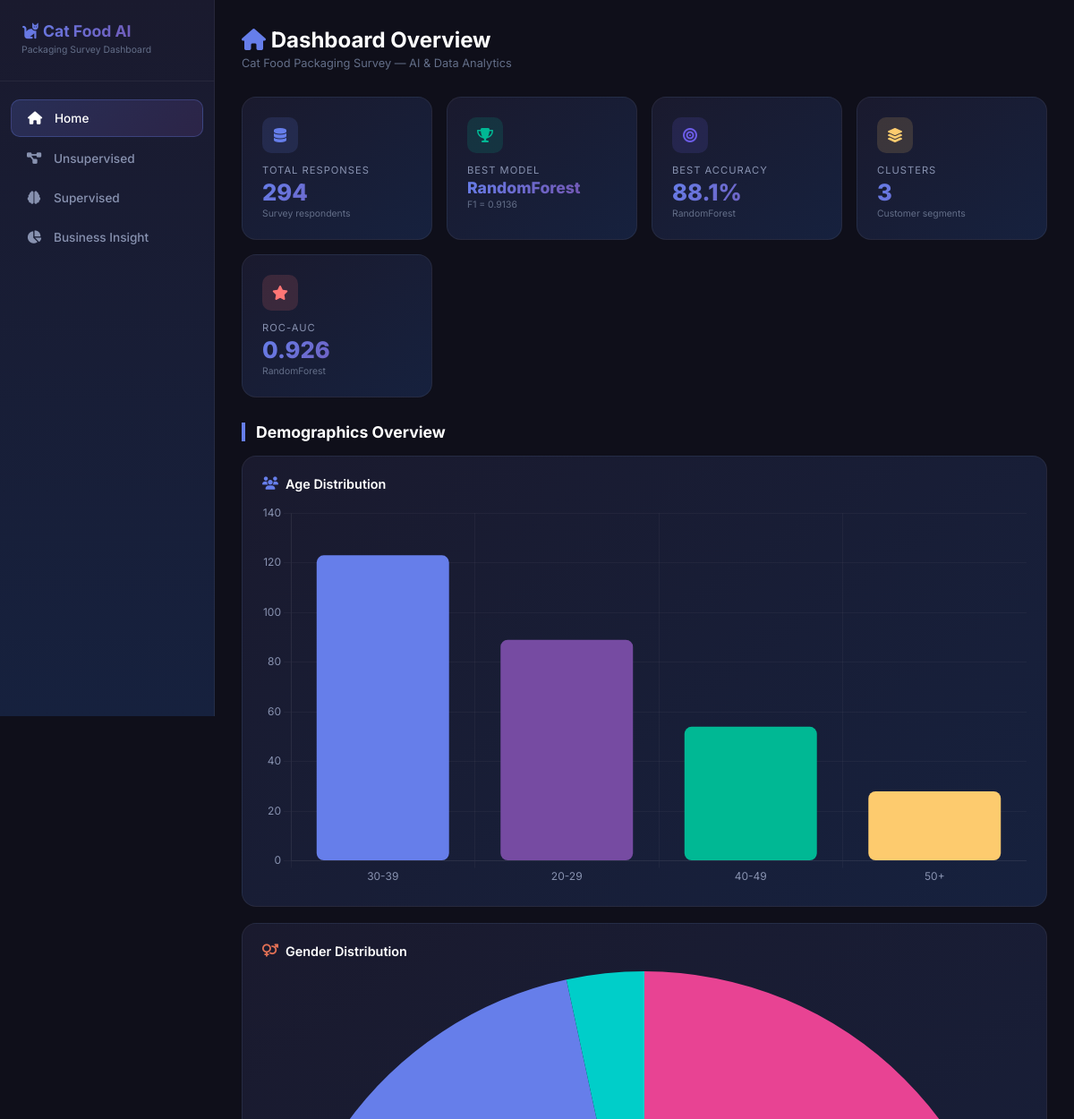
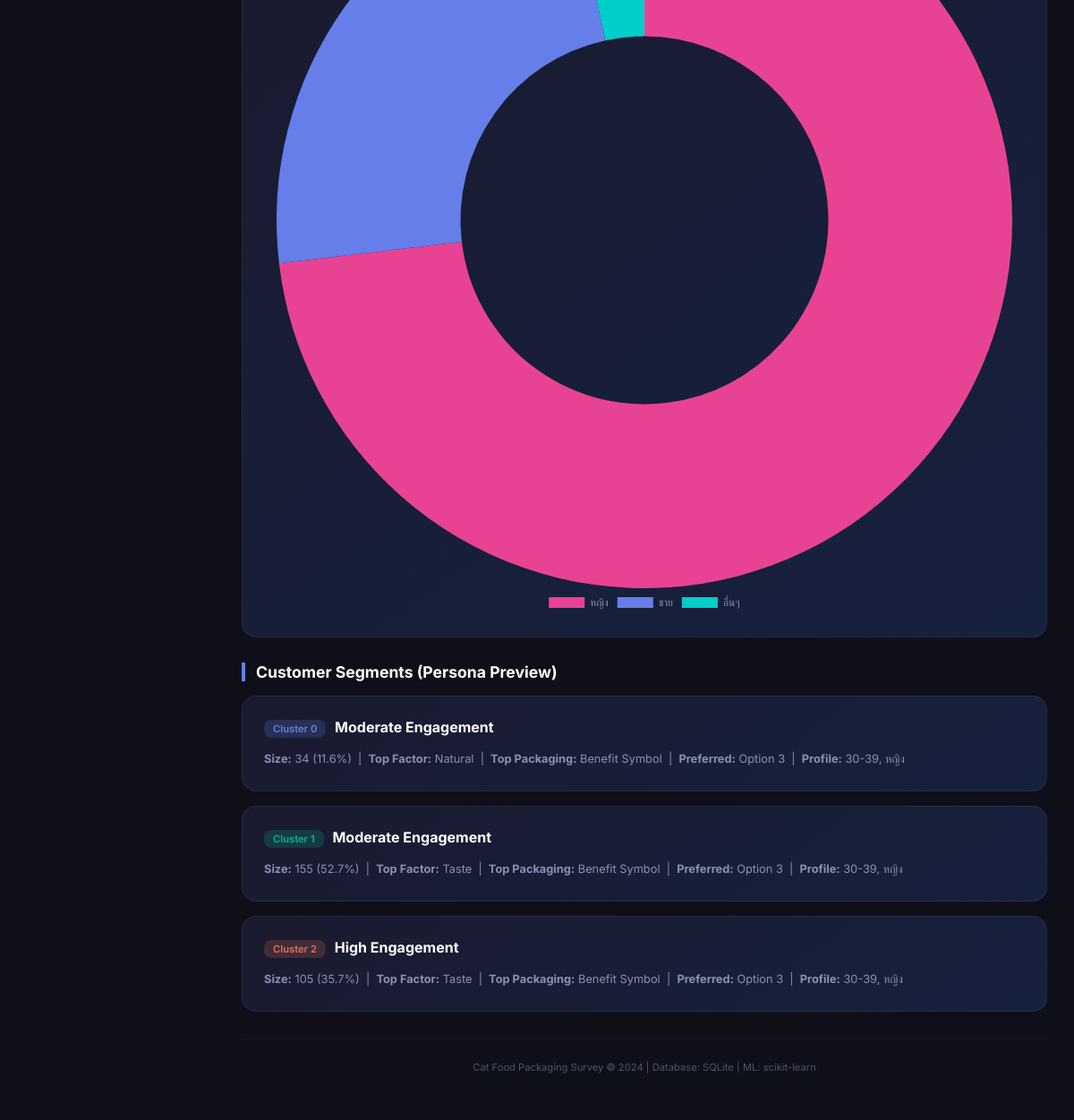
The page / on the database its author committed (2 pictures, top to bottom).
### tables this page shows
CREATE TABLE model_results (
            id INTEGER PRIMARY KEY AUTOINCREMENT,
            model_name TEXT NOT NULL,
            accuracy REAL, precision_score REAL, recall REAL,
            f1_score REAL, cv_accuracy REAL, roc_auc REAL,
            is_best INTEGER DEFAULT 0
        );

CREATE TABLE cluster_personas (
            cluster_id INTEGER PRIMARY KEY,
            name TEXT, size INTEGER, pct REAL,
            engagement TEXT, description TEXT,
            top_factor TEXT, top_pkg TEXT, top_option TEXT,
            age TEXT, gender TEXT,
            avg_factor REAL, avg_pkg REAL
        );

### app.py (the view)
@app.route("/")
def home():
    conn = get_db()
    total = conn.execute("SELECT COUNT(*) as c FROM survey_responses").fetchone()["c"]
    best = conn.execute("SELECT * FROM model_results WHERE is_best=1").fetchone()
    personas = conn.execute("SELECT * FROM cluster_personas ORDER BY cluster_id").fetchall()
    age = conn.execute("SELECT age, COUNT(*) as c FROM survey_responses GROUP BY age ORDER BY c DESC").fetchall()
    gender = conn.execute("SELECT gender, COUNT(*) as c FROM survey_responses GROUP BY gender ORDER BY c DESC").fetchall()
    conn.close()
    return render_template("home.html", total=total, best=dict(best), personas=[dict(p) for p in personas],
                           age=[dict(a) for a in age], gender=[dict(g) for g in gender])

### app.py (called while the page is built)
def get_db():
    conn = sqlite3.connect(DB_PATH)
    conn.row_factory = sqlite3.Row
    return conn

### templates/home.html (shortened to what this page needs)
{% extends "base.html" %}
{% block content %}
<div class="page-header">
    <h1><i class="fas fa-home" style="color:#667eea"></i> Dashboard Overview</h1>
    <p>Cat Food Packaging Survey — AI & Data Analytics</p>
</div>
<div class="cards">
    <div class="card">
        <div class="icon icon-blue"><i class="fas fa-database"></i></div>
        <div class="label">Total Responses</div>
        <div class="value">{{ total }}</div>
        <div class="sub">Survey respondents</div>
    </div>
    <div class="card">
        <div class="icon icon-green"><i class="fas fa-trophy"></i></div>
        <div class="label">Best Model</div>
        <div class="value" style="font-size:1.1rem">{{ best.model_name }}</div>
        <div class="sub">F1 = {{ "%.4f"|format(best.f1_score) }}</div>
    </div>
    <div class="card">
        <div class="icon icon-purple"><i class="fas fa-bullseye"></i></div>
        <div class="label">Best Accuracy</div>
        <div class="value">{{ "%.1f"|format(best.accuracy * 100) }}%</div>
        <div class="sub">{{ best.model_name }}</div>
    </div>
    <div class="card">
        <div class="icon icon-orange"><i class="fas fa-layer-group"></i></div>
        <div class="label">Clusters</div>
        <div class="value">3</div>
        <div class="sub">Customer segments</div>
    </div>
    <div class="card">
        <div class="icon icon-red"><i class="fas fa-star"></i></div>
        <div class="label">ROC-AUC</div>
        <div class="value">{{ "%.3f"|format(best.roc_auc) }}</div>
        <div class="sub">{{ best.model_name }}</div>
    </div>
</div>
<h2 class="section-title">Demographics Overview</h2>
<div class="grid-2">
    <div class="box">
        <h3><i class="fas fa-users" style="color:#667eea"></i> Age Distribution</h3>
        <canvas id="ageChart" class="mini-chart"></canvas>
    </div>
    <div class="box">
        <h3><i class="fas fa-venus-mars" style="color:#e17055"></i> Gender Distribution</h3>
        <canvas id="genderChart" class="mini-chart"></canvas>
    </div>
</div>
<h2 class="section-title">Customer Segments (Persona Preview)</h2>
{% for p in personas %}
<div class="persona-card">
    <h3><span class="tag tag-{{ p.cluster_id }}">Cluster {{ p.cluster_id }}</span> {{ p.engagement }}</h3>
    <p class="detail">
        <strong>Size:</strong> {{ p.size }} ({{ p.pct }}%) &nbsp;|&nbsp;
        <strong>Top Factor:</strong> {{ p.top_factor }} &nbsp;|&nbsp;
        <strong>Top Packaging:</strong> {{ p.top_pkg }} &nbsp;|&nbsp;
        <strong>Preferred:</strong> {{ p.top_option }} &nbsp;|&nbsp;
        <strong>Profile:</strong> {{ p.age }}, {{ p.gender }}
    </p>
</div>
{% endfor %}
{% endblock %}
{% block extra_js %}
<script>
new Chart(document.getElementById('ageChart'), {
    type: 'bar',
    data: {
        labels: [{% for a in age %}'{{ a.age }}'{{ "," if not loop.last }}{% endfor %}],
        datasets: [{
            data: [{% for a in age %}{{ a.c }}{{ "," if not loop.last }}{% endfor %}],
            backgroundColor: ['#667eea','#764ba2','#00b894','#fdcb6e'],
            borderRadius: 8, borderSkipped: false
        }]
    },
    options: { plugins: { legend: { display: false } }, scales: { y: { beginAtZero: true } } }
});
new Chart(document.getElementById('genderChart'), {
    type: 'doughnut',
    data: {
        labels: [{% for g in gender %}'{{ g.gender }}'{{ "," if not loop.last }}{% endfor %}],
        datasets: [{
            data: [{% for g in gender %}{{ g.c }}{{ "," if not loop.last }}{% endfor %}],
            backgroundColor: ['#e84393','#667eea','#00cec9'],
            borderWidth: 0
        }]
    },
    options: { plugins: { legend: { position: 'bottom' } } }
});
</script>
{% endblock %}

### templates/base.html (shortened to what this page needs)
<!DOCTYPE html>
<html lang="th">
<head>
    <link rel="stylesheet" href="https://cdnjs.cloudflare.com/ajax/libs/font-awesome/6.4.0/css/all.min.css">
</head>
<body>
<aside class="sidebar">
    <div class="logo">
        <h2><i class="fas fa-cat"></i> Cat Food AI</h2>
        <p>Packaging Survey Dashboard</p>
    </div>
    <nav>
        <a href="/" class="{{ 'active' if request.endpoint == 'home' }}"><i class="fas fa-home"></i> Home</a>
        <a href="/unsupervised" class="{{ 'active' if request.endpoint == 'unsupervised' }}"><i class="fas fa-project-diagram"></i> Unsupervised</a>
        <a href="/supervised" class="{{ 'active' if request.endpoint == 'supervised' }}"><i class="fas fa-brain"></i> Supervised</a>
        <a href="/business" class="{{ 'active' if request.endpoint == 'business' }}"><i class="fas fa-chart-pie"></i> Business Insight</a>
    </nav>
</aside>
<main class="main">
    {% block content %}{% endblock %}
    <footer><p>Cat Food Packaging Survey &copy; 2024 | Database: SQLite | ML: scikit-learn</p></footer>
</main>
<script>
    Chart.defaults.color = '#8892b0';
    Chart.defaults.borderColor = 'rgba(255,255,255,0.04)';
    Chart.defaults.font.family = 'Inter';
</script>
{% block extra_js %}{% endblock %}
</body>
</html>

### templates/base.html (style rules this page uses)
* { margin:0;padding:0;box-sizing:border-box }
body { font-family:'Inter',sans-serif;background:#0f0f1a;color:#e0e0e0;display:flex;min-height:100vh }
.sidebar { width:240px;background:linear-gradient(180deg,#1a1a2e 0%,#16213e 100%);border-right:1px solid rgba(255,255,255,.06);position:fixed;top:0;left:0;height:100vh;padding:24px 0;z-index:200;display:flex;flex-direction:column }
.sidebar .logo { padding:0 24px 28px;border-bottom:1px solid rgba(255,255,255,.06) }
.sidebar .logo h2 { font-size:1.1rem;background:linear-gradient(135deg,#667eea,#764ba2);-webkit-background-clip:text;-webkit-text-fill-color:transparent }
.sidebar .logo p { font-size:.65rem;color:#636e88;margin-top:4px }
.sidebar nav { flex:1;padding:20px 12px }
.sidebar nav a { display:flex;align-items:center;gap:12px;padding:12px 16px;margin-bottom:4px;border-radius:10px;color:#8892b0;text-decoration:none;font-size:.85rem;font-weight:500;transition:all .2s }
.sidebar nav a.active { background:linear-gradient(135deg,rgba(102,126,234,.2),rgba(118,75,162,.2));color:#fff;border:1px solid rgba(102,126,234,.3) }
.sidebar nav a i { width:20px;text-align:center;font-size:.9rem }
.main { margin-left:240px;flex:1;padding:30px;min-height:100vh }
.page-header { margin-bottom:30px }
.page-header h1 { font-size:1.5rem;font-weight:700;color:#fff }
.page-header p { font-size:.8rem;color:#636e88;margin-top:4px }
.cards { display:grid;grid-template-columns:repeat(auto-fit,minmax(200px,1fr));gap:16px;margin-bottom:28px }
.card { background:linear-gradient(145deg,#1a1a2e,#16213e);border:1px solid rgba(255,255,255,.06);border-radius:16px;padding:22px;transition:transform .2s }
.card .icon { width:40px;height:40px;border-radius:10px;display:flex;align-items:center;justify-content:center;font-size:1rem;margin-bottom:12px }
.card .label { font-size:.7rem;color:#8892b0;text-transform:uppercase;letter-spacing:1px }
.card .value { font-size:1.6rem;font-weight:800;background:linear-gradient(135deg,#667eea,#764ba2);-webkit-background-clip:text;-webkit-text-fill-color:transparent;margin-top:2px }
.card .sub { font-size:.65rem;color:#636e88;margin-top:2px }
.icon-blue { background:rgba(102,126,234,.15);color:#667eea }
.icon-green { background:rgba(0,184,148,.15);color:#00b894 }
.icon-purple { background:rgba(108,92,231,.15);color:#6c5ce7 }
.icon-orange { background:rgba(253,203,110,.15);color:#fdcb6e }
.icon-red { background:rgba(255,118,117,.15);color:#ff7675 }
.section-title { font-size:1.1rem;font-weight:700;margin:28px 0 16px;padding-left:12px;border-left:4px solid #667eea;color:#fff }
.grid-2 { display:grid;grid-template-columns:repeat(auto-fit,minmax(500px,1fr));gap:18px;margin-bottom:24px }
.box { background:linear-gradient(145deg,#1a1a2e,#16213e);border:1px solid rgba(255,255,255,.06);border-radius:16px;padding:22px;overflow:hidden }
.box h3 { font-size:.9rem;font-weight:600;color:#fff;margin-bottom:14px;display:flex;align-items:center;gap:8px }
.persona-card { background:linear-gradient(145deg,#1a1a2e,#16213e);border:1px solid rgba(255,255,255,.06);border-radius:16px;padding:24px;margin-bottom:16px }
.persona-card h3 { font-size:1rem;font-weight:700;color:#fff;margin-bottom:8px }
.persona-card .tag { display:inline-block;padding:3px 10px;border-radius:8px;font-size:.7rem;font-weight:600;margin-right:6px;margin-bottom:4px }
.persona-card .detail { font-size:.8rem;color:#8892b0;line-height:1.8 }
.tag-0 { background:rgba(102,126,234,.2);color:#667eea }
.tag-1 { background:rgba(0,184,148,.2);color:#00b894 }
.tag-2 { background:rgba(225,112,85,.2);color:#e17055 }
.mini-chart { height:200px }
footer { text-align:center;padding:24px;color:#4a5568;font-size:.7rem;border-top:1px solid rgba(255,255,255,.04);margin-top:30px }

### rows shown on the page
model_results: model_name "RandomForest", f1_score "0.9136", best.accuracy*100 "88.1", roc_auc "0.926"
cluster_personas: cluster_id "0", engagement "Moderate Engagement", size "34", pct "11.6", top_factor "Natural", top_pkg "Benefit Symbol", top_option "Option 3", age "30-39", gender "หญิง"
cluster_personas: cluster_id "1", engagement "Moderate Engagement", size "155", pct "52.7", top_factor "Taste", top_pkg "Benefit Symbol", top_option "Option 3", age "30-39", gender "หญิง"
cluster_personas: cluster_id "2", engagement "High Engagement", size "105", pct "35.7", top_factor "Taste", top_pkg "Benefit Symbol", top_option "Option 3", age "30-39", gender "หญิง"

### other values the page prints
{{ total }} "294"
chart data {{ a.age }} 30-39, 20-29, 40-49, 50+
chart data {{ a.c }} 123, 89, 54, 28
